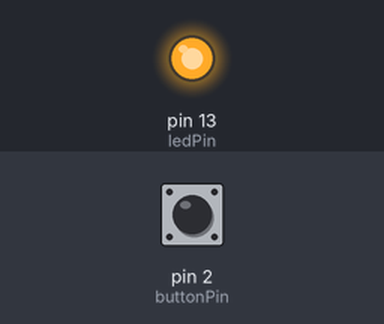
Recording of a sketch running on a simulated Arduino Uno, built with avr-gcc and run on an emulated ATmega328P. Parts: output pins drawn as LEDs (lit = HIGH). Inputs (shaded band) come from the test bench; at power-on: pin 2 (buttonPin) HIGH.

Above: at 1.2 s.
1.3 s: pin 2 (buttonPin) pulled LOW for 0.15 s
At 1.8 s:
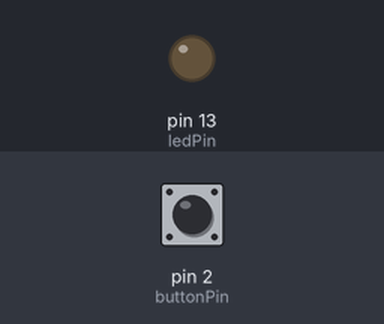
Timing chart, 0 to 10.3 s (numbered marks = the images above; inputs shaded):
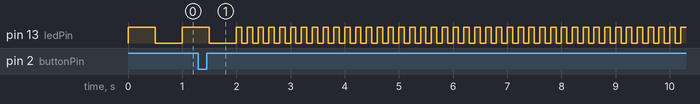

Measured:
- by itself, pin 13 (ledPin): repeats every 0.20 s: HIGH 0.10 s, LOW 0.10 s

The sketch:

zad1.ino
```cpp
const int ledPin = 13;
const int buttonPin = 2;

volatile bool fastMode = false; // Флаг для переключения режима мигания
volatile unsigned long lastDebounceTime = 0;
const unsigned long debounceDelay = 50;

void handleButtonPress() {
  if (millis() - lastDebounceTime > debounceDelay) {
    fastMode = !fastMode; // Переключаем режим мигания
    lastDebounceTime = millis();
  }
}

void setup() {
  pinMode(ledPin, OUTPUT);
  pinMode(buttonPin, INPUT_PULLUP); // Используем внутренний подтягивающий резистор

  // Подключаем прерывание на D2 (FALLING - при нажатии кнопки)
  attachInterrupt(digitalPinToInterrupt(buttonPin), handleButtonPress, FALLING);
}

void loop() {
  unsigned long interval = fastMode ? 100 : 500;

  digitalWrite(ledPin, HIGH);
  delay(interval);
  digitalWrite(ledPin, LOW);
  delay(interval);
}
```
